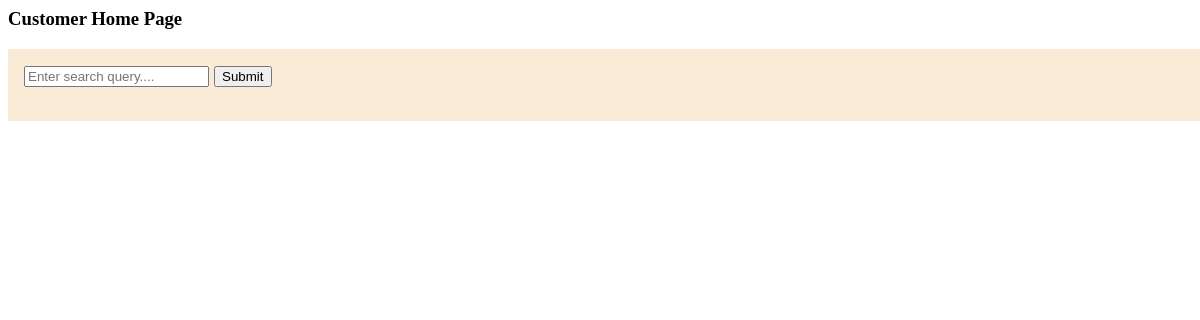
/customer/home (signed in), run on an earlier commit of the app's database.
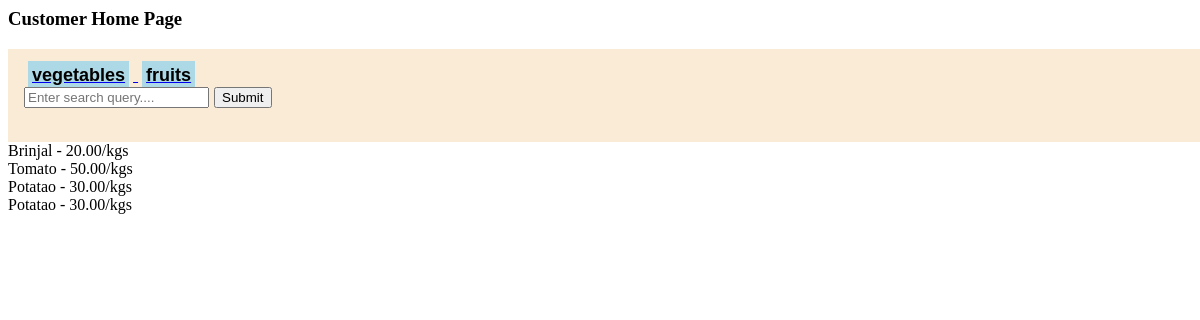
And on a later commit of the database.
### Farmer/models.py (models this page shows, shortened)
class Category(models.Model):
    CATEGORIES = [
        ('vegetables','Vegetables'),
        ('fruits','Fruits')
    ]
    name = models.CharField(max_length=50,choices=CATEGORIES,unique=True)
    def __str__(self):
        return self.name

class Product(models.Model):
    UNITS = [
        ('kilograms', 'kgs'),
        ('liters', 'ltrs')
    ]
    user = models.ForeignKey(
        settings.AUTH_USER_MODEL,
        on_delete=models.CASCADE,
        related_name='products'
    )
    category = models.ForeignKey(
        Category,
        on_delete=models.CASCADE,
        related_name='products'
    )
    name = models.CharField(max_length=100)
    description = models.TextField()
    measure_unit = models.CharField(max_length=10,choices=UNITS)
    quantity = models.PositiveIntegerField()
    discounted_price = models.DecimalField(max_digits=10,decimal_places=2,null=True)
    price = models.DecimalField(max_digits=10,decimal_places=2)
    created_at = models.DateTimeField(auto_now_add=True)
    updated_at = models.DateTimeField(auto_now=True)
    def __str__(self):
        return f'{self.name} - {self.price}/{self.measure_unit}'
    class Meta:
        ordering = ['-created_at']

### Customer/views.py (the view)
# urls.py: path('home',customer_view.home,name="Customer Home")
@role_required('customer')
def home(request:HttpRequest):
    products = None
    search_query = None
    categories = Category.objects.all()
    if request.method == 'POST':
        search_query = request.POST.get('search')
    else:
        search_query = request.GET.get('category')
    if search_query:
        products = Product.objects.filter(
            Q(name__icontains=search_query) |
            Q(description__icontains=search_query) |
            Q(category__name__icontains=search_query) |
            Q(user__first_name__icontains=search_query) |
            Q(user__last_name__icontains=search_query)
        )
    else:
        products = Product.objects.all()
    context = {'products': products, 'categories': categories}
    return render(request, 'customer/home.html', context)

### templates/customer/home.html (shortened to what this page needs)
{% extends "../base.html" %}
{% block style %}
    {% load static %}
    <link rel="stylesheet" href="{% static 'customer/css/home.css' %}">
{% endblock style %}
{% block body %}
<div>
    <h3 class="text-blue-900 font-bold">Customer Home Page</h3>
    <nav>
        <div>
            {% for category in categories %}
                <a href='/customer/home?category={{category}}'>
                    <nav-item>{{category}}</nav-item>
                </a>
            {% endfor %}
        <div>
        <div>
            <form method="post" action='/customer/home'>
                <input type='text' name='search' placeholder='Enter search query....'/>
                <input type='submit' value='Submit' />
            </form>
        </div>
    </nav>
    <div>
        {% for product in products %}
            <div>
                {{product}}
            <div>
        {% endfor %}
    </div>
</div>
{% endblock body %}

### templates/base.html (shortened to what this page needs)
{% load static %}
<html lang="en">
  <head>
    {% block style %}{% endblock style %}
  </head>
  <body>
    <div>
    {% block body %}{% endblock body %}
    </div>
  </body>
</html>

### static/customer/css/home.css (style rules this page uses)
nav { width: 100%; background-color: antiquewhite; font-size: 18px; font-family: sans-serif; font-weight: bold; padding:1rem; display: flex; }
nav-item { color: black; background-color: lightblue; padding: 4px; margin: 4px; }

What changed in the data, as far as the page shows it:
added Category: name "vegetables"
added Category: name "fruits"
added Product: name+price+measure_unit "Brinjal - 20.00/kgs"
added Product: name+price+measure_unit "Tomato - 50.00/kgs"
added Product: name+price+measure_unit "Potatao - 30.00/kgs"
added Product: name+price+measure_unit "Potatao - 30.00/kgs"
